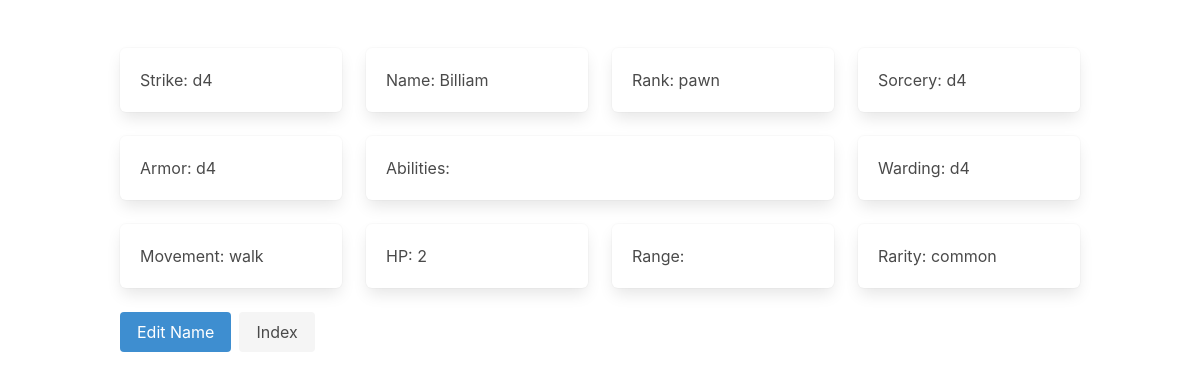
/card/Billiam, run on the app's committed database.
### tables this page shows
CREATE TABLE cards (
                        name TEXT PRIMARY KEY,
                        rank TEXT,
                        rarity TEXT,
                        strike TEXT,
                        armor TEXT,
                        sorcery TEXT,
                        warding TEXT,
                        movement TEXT,
                        ranged TEXT,
                        hp TEXT,
                        abilities TEXT);

### app/routes/show.py (the view)
@show_card_blueprint.route('/card/<card_name>')
def card_show(card_name):
    conn = get_database_connection()
    cursor = conn.cursor()
    cursor.execute('SELECT * FROM cards WHERE name = ?', (card_name,))
    card = cursor.fetchone()
    if card is None:
        abort(404)
    return render_template('card_detail.html', card=card)

### main.py (called while the page is built)
def get_database_connection():
    conn = sqlite3.connect('database.db')
    conn.row_factory = sqlite3.Row
    return conn

### templates/card_detail.html (shortened to what this page needs)
<!DOCTYPE html>
<html>
    <head>
        <link rel="stylesheet" href="{{ url_for('static', filename='styles.css') }}">
    </head>
    <body>
      <section class="section">
        <div class="container">
            <div class="columns is-multiline">
                <div class="column is-one-quarter">
                    <div class="box">Strike: {{ card.strike }}</div>
                </div>
                <div class="column is-one-quarter">
                    <div class="box">Name: {{ card.name }}</div>
                </div>
                <div class="column is-one-quarter">
                    <div class="box">Rank: {{ card.rank }}</div>
                </div>
                <div class="column is-one-quarter">
                    <div class="box">Sorcery: {{ card.sorcery }}</div>
                </div>
                <div class="column is-one-quarter">
                    <div class="box">Armor: {{ card.armor }}</div>
                </div>
                <div class="column is-half">
                    <div class="box">Abilities:
                    </div>
                </div>
                <div class="column is-one-quarter">
                    <div class="box">Warding: {{ card.warding }}</div>
                </div>
                <div class="column is-one-quarter">
                    <div class="box">Movement: {{ card.movement }}</div>
                </div>
                <div class="column is-one-quarter">
                    <div class="box">HP: {{ card.hp }}</div>
                </div>
                <div class="column is-one-quarter">
                    <div class="box">Range: {{ card.range }}</div>
                </div>
                <div class="column is-one-quarter">
                    <div class="box">Rarity: {{ card.rarity }}</div>
                </div>
            </div>
            <div class="buttons">
                <a class="button is-info" href="{{ url_for('edit_card.show_edit_card_form', card_name=card.name) }}">Edit Name</a>
                <a class="button is-light" href="{{ url_for('index.home')}}">Index</a>
            </div>
        </div>
    </section>
    </body>
</html>

### data on the page
cards: strike "d4", name "Billiam", rank "pawn", sorcery "d4", armor "d4", warding "d4", movement "walk", hp "2", rarity "common"
